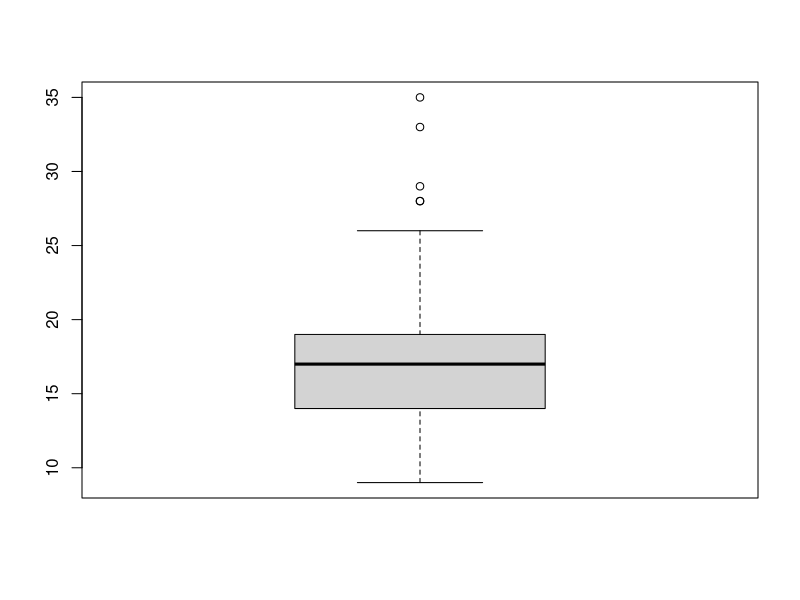

R code for this plot:
# 벡터 만들기
a <- 1
a

b <- "hello"
b

# 데이터 구조 확인
class(a)
class(b)

# 데이터 프레임 만들기
x1 <- data.frame(var1 = c(1, 2, 3), 
                 var2 = c("a", "b", "c"))
x1
# 데이터 구조 확인
class(x1)

# 매트릭스 만들기 - 1~12로 2열
x2 <- matrix(c(1:12), ncol = 2)
x2
# 데이터 구조 확인
class(x2)

# array 만들기 - 1~20으로 2행 x 5열 x 2차원
x3 <- array(1:20, dim = c(2, 5, 2))
x3
# 데이터 구조 확인
class(x3)

# 리스트 생성 - 앞에서 생성한 데이터 구조 활용
x4 <- list(f1 = a, # 벡터
           f2 = x1, # 데이터 프레임
           f3 = x2, # 매트릭스
           f4 = x3) # 어레이
x4
# 데이터 구조 확인
class(x4)

mpg <- ggplot2::mpg
x <- boxplot(mpg$cty)
x

x$stats[,1] # 요약 통계량 추출
x$stats[,1][3] # 중앙값 추출
x$stats[,1][2] # 1분위수 추출
